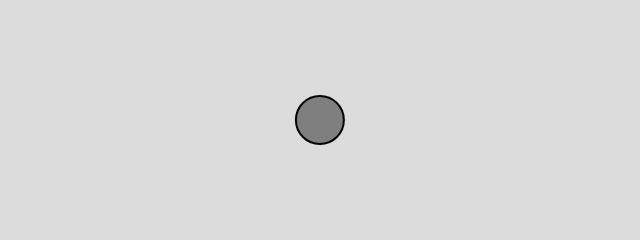
Frame 1 (no input)
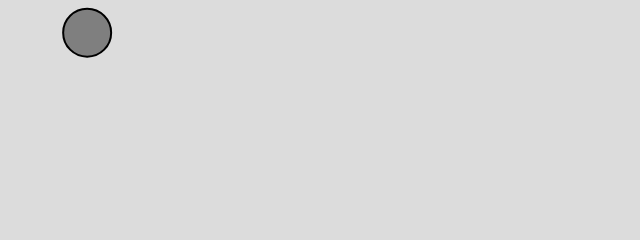
Frame 60 (no input)
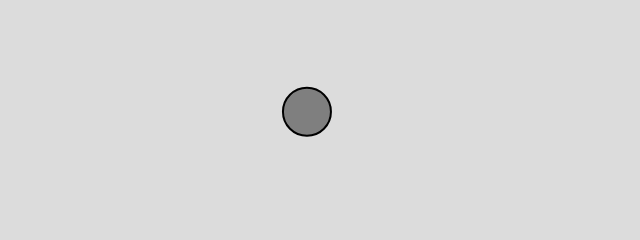
Frame 120 (the mouse pressed at the canvas centre since frame 60)

The p5.js sketch that drew these frames (run headless with seeded random() and noise() and a simulated clock; from frame 60 on, the mouse is pressed at the canvas centre):

// p5.js sketch
// ── sketch.js
let mover;

function setup() {
  createCanvas(640, 240);
  mover = new Mover();
}

function draw() {
  background(220);
  mover.update();
  mover.checkEdges();
  mover.show();
}

class Mover {
  constructor() {
    this.position = createVector(width / 2, height / 2);
    this.velocity = createVector(0, 0);
    this.acceleration = createVector(0.01, 0.01);
    this.topSpeed = 10;
    this.accRate = 0.1;
  }
  
  update() {
    let mouse = createVector(mouseX, mouseY);
    let dir = p5.Vector.sub(mouse, this.position);
    this.accRate = 1 / dir.mag();
    dir.normalize();
    dir.mult(this.accRate * 40);
    dir.limit(20);
    this.acceleration = dir;
    this.velocity.add(this.acceleration);
    this.velocity.limit(this.topSpeed);
    this.position.add(this.velocity);
  }
  
  show() {
    stroke(0);
    strokeWeight(2);
    fill(127);
    circle(this.position.x, this.position.y, 48);
  }
  
  checkEdges() {
    if (this.position.x > width - 24 || this.position.x < 24) {
      this.velocity.x *= -1;
      this.acceleration.x *= -1;
    }
    if (this.position.y > height - 24 || this.position.y < 24) {
      this.velocity.y *= -1;
      this.acceleration.y *= -1;
    }
  }
}

// ── style.css
html, body {
  margin: 0;
  padding: 20px;
  background-color: #f5f5f5;
  font-family: 'Segoe UI', Arial, sans-serif;
  display: flex;
  justify-content: center;
  align-items: center;
  min-height: 100vh;
}

canvas {
  display: block;
  border: 3px solid #6F968A;
  border-radius: 8px;
  box-shadow: 0 4px 12px rgba(0, 0, 0, 0.15);
  background: white;
}
